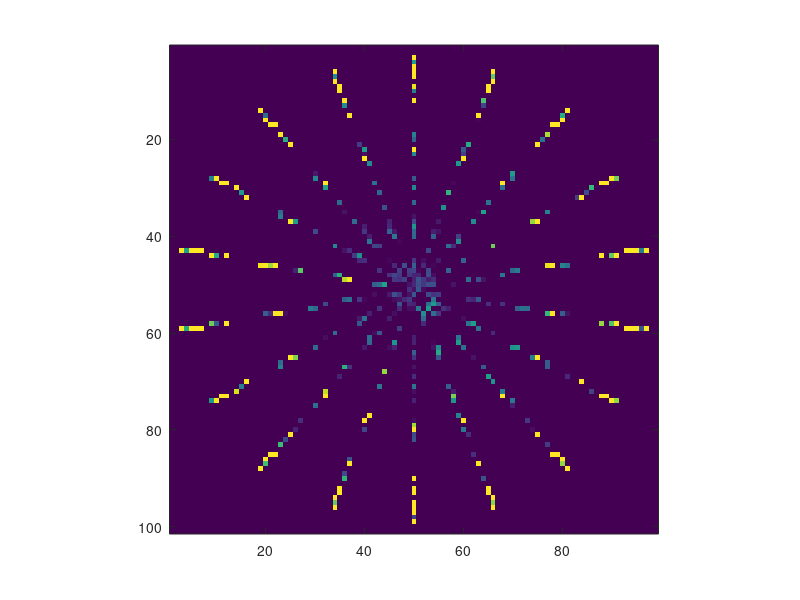

Recreate this plot in MATLAB.
%This is the trial for confocal image construction
clear NewMap
load TDMeasurements.mat
TimeDomain = TDMeasurements;
SpaceSamples = 18;
RangeSamples = 50;%samples that are taken from the time domain data
SampleStepsDegree = 20;
RoundFactor = 5;%this factor is used for remapping of the pixels, since 

TruncateTimeDomain = TimeDomain(:,1:RangeSamples);%Truncate
MaximumTimeDomain = max(max(TruncateTimeDomain));%Take the maximum
TruncateTimeDomain = TruncateTimeDomain./MaximumTimeDomain;%Normalize
InitialMap = (fliplr(TruncateTimeDomain));

%Lets take their indexes as coordinates
    Xg = linspace(0,10,RangeSamples);
    Yg = zeros(1, RangeSamples);
for ThetaIndex=1:SpaceSamples
    Theta = deg2rad(SampleStepsDegree * ThetaIndex);
    GlobalCoordinates = [Xg;Yg];
    
    TFMatri = [cos(Theta) -sin(Theta); sin(Theta) cos(Theta)];
    
    for CoordinateIndex = 1:length(Xg)
        LocalCoordinates(ThetaIndex,:,CoordinateIndex) = TFMatri * GlobalCoordinates(:,CoordinateIndex);
    end
end

RoundedLocalCoordinates = round(RoundFactor*LocalCoordinates);

MinimumY = min(min(RoundedLocalCoordinates(:,2,:)));
MinimumX = min(min(RoundedLocalCoordinates(:,1,:)));

for Index1=1:SpaceSamples
    for Index2=1:RangeSamples
        NewCoordinate = RoundedLocalCoordinates(Index1,:, Index2);
        Value = InitialMap(Index1,Index2);
        
        NewMap(NewCoordinate(1) + abs(MinimumX) + 1, NewCoordinate(2) + abs(MinimumY) + 1) = Value;
        
    end    
end


figure

image(NewMap*255);
axis square